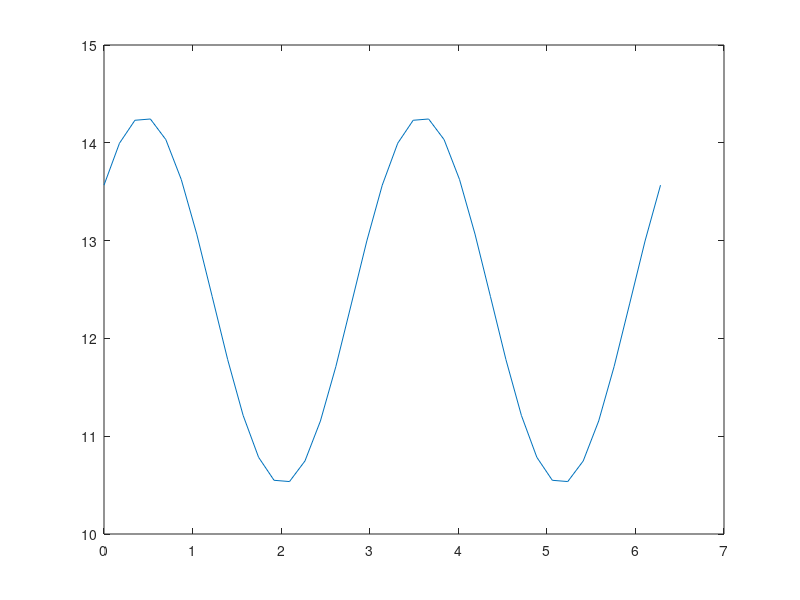

MATLAB code to generate this figure: (Note: this script raises an error after producing the figure.)
clc;
clear;

F = @(n,x) n(1)+n(2)*cos(x-n(3)).^2;
n0 = [0 20 0];

data=[0,13.6000000000000,20.6000000000000,10.6000000000000;10,14.7000000000000,18.5000000000000,14;20,14.9000000000000,15.2000000000000,17.2000000000000;30,14.7000000000000,12.7000000000000,20.5000000000000;40,14.8000000000000,10.3000000000000,22.1000000000000;50,12.6000000000000,9.10000000000000,23.8000000000000;60,12.6000000000000,9.80000000000000,24.4000000000000;70,12.8000000000000,11.7000000000000,24.4000000000000;80,12.6000000000000,14.3000000000000,21.9000000000000;90,12.2000000000000,16.9000000000000,18.9000000000000;100,11.8000000000000,19.8000000000000,14.6000000000000;110,11.2000000000000,22,11.7000000000000;120,11.6000000000000,24.7000000000000,8.70000000000000;130,11.6000000000000,25.4000000000000,6.70000000000000;140,10.7000000000000,23.5000000000000,6.10000000000000;150,10.8000000000000,22.5000000000000,6.20000000000000;160,12.8000000000000,21.9000000000000,7.60000000000000;170,12.8000000000000,21.3000000000000,8.90000000000000;180,12.6000000000000,18.4000000000000,11.4000000000000;190,13.4000000000000,16.6000000000000,15.4000000000000;200,14.4000000000000,14.6000000000000,19.5000000000000;210,15.3000000000000,12.2000000000000,22.6000000000000;220,14.2000000000000,9.70000000000000,22.8000000000000;230,13.1000000000000,8.70000000000000,24.4000000000000;240,12.5000000000000,9,24.4000000000000;250,11.8000000000000,10.2000000000000,22.9000000000000;260,11.1000000000000,11.8000000000000,20.6000000000000;270,10.4000000000000,13.6000000000000,18.6000000000000;280,10,15.5000000000000,13.6000000000000;290,10.1000000000000,17.2000000000000,11.9000000000000;300,9.90000000000000,18.9000000000000,8.90000000000000;310,10.3000000000000,20.4000000000000,6.40000000000000;320,11.2000000000000,21.9000000000000,6.30000000000000;330,12.3000000000000,22.9000000000000,6.90000000000000;340,12.4000000000000,22,7.80000000000000;350,12.2000000000000,21.6000000000000,9.60000000000000;360,13.6000000000000,20.6000000000000,10.6000000000000];
x=data(:,1)*pi/180;
y1=data(:,2);
y2=data(:,3);
y3=data(:,4);

e=zeros(1,3);
n = lsqcurvefit(F,n0,x,y1);
plot(x,F(n,x))
polarscatter(x,y1,'*')
hold on
polarplot(x,F(n,x))
hold off
e(1)=mean((y1-F(n,x)).^2)^0.5;

figure()
n = lsqcurvefit(F,n0,x,y2);
plot(x,F(n,x))
polarscatter(x,y2,'*')
hold on
polarplot(x,F(n,x))
hold off
e(2)=mean((y2-F(n,x)).^2)^0.5;

figure()
n = lsqcurvefit(F,n0,x,y3);
plot(x,F(n,x))
polarscatter(x,y3,'*')
hold on
polarplot(x,F(n,x))
hold off
e(3)=mean((y3-F(n,x)).^2)^0.5;